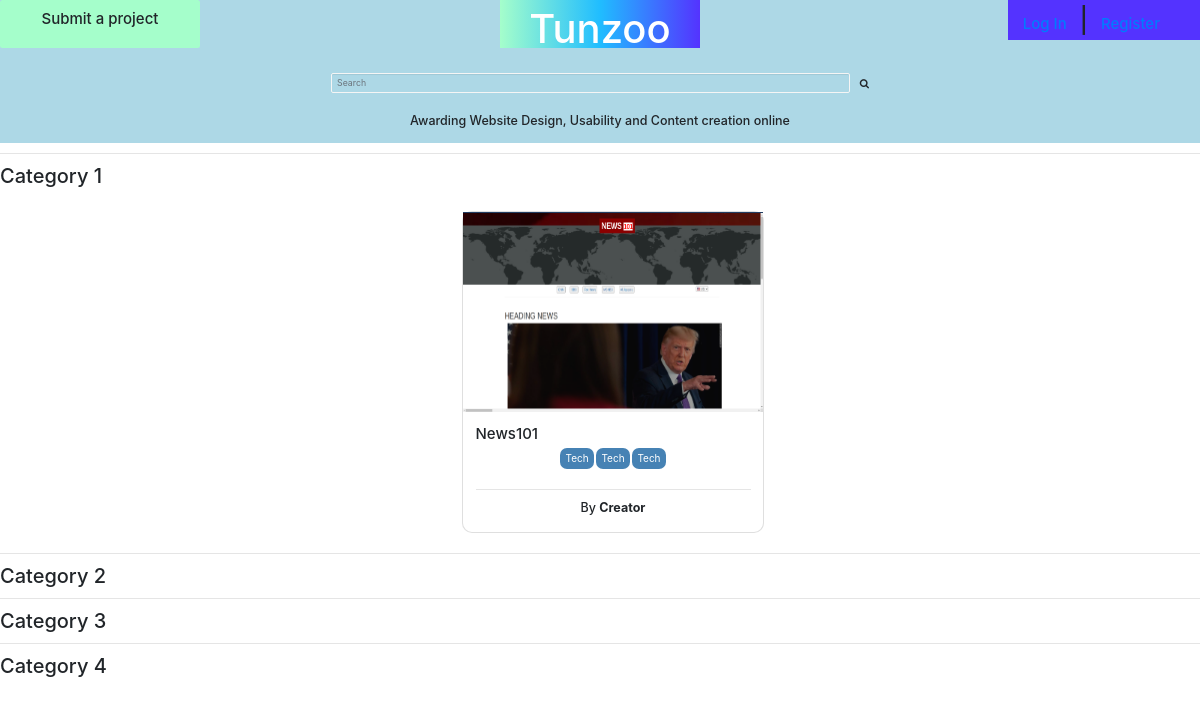
The page / on the database its author committed.
### projects/models.py (models this page shows, shortened)
class Post(models.Model):
    name = models.CharField(max_length = 60)
    url = models.CharField(max_length=120)
    description = models.TextField()
    screenshot = models.ImageField(upload_to = 'screenshot')
    techs = models.ManyToManyField(Techs, related_name='techs')
    @classmethod
    def get_posts(cls):
        posts = cls.objects.order_by('name')
        return posts

### projects/views.py (the view)
# urls.py: url(r'^$', views.home, name='home'),
def home(request):
    current_user = request.user
    posts = Post.get_posts()
    return render(request, 'index.html', {"current_user": current_user, "posts": posts })

### projects/templates/index.html (shortened to what this page needs)
{% extends 'base.html' %}
{% block content %}
    <hr>
    <h2>Category 1</h2>
        <div class="container-fluid">
            <ul style="text-align: center;">
                {% for post in posts %}
                <li class= "cat">
                    <div class="card" style="border-radius: 10px;">
                        <a href="{% url 'details' post.id %}" ><img src="{{post.screenshot.url}}" style="width:300px; height:200px;"></a>
                        <div class="card-body">
                            <h4 style="text-align: left;">{{post.name}}</h4>
                            <p style="display: inline-block; background-color: steelblue;color: white; padding: 3px 5px; border-radius: 7px;">Tech</p>
                            <p style="display: inline-block; background-color: steelblue;color: white; padding: 3px 5px; border-radius: 7px;">Tech</p>
                            <p style="display: inline-block; background-color: steelblue;color: white; padding: 3px 5px; border-radius: 7px;">Tech</p>
                            <hr>
                            <h5>By <strong>Creator</strong></h5>
                        </div>
                    </div>
                </li>
                {% endfor %}
            </ul>
        </div>
    <hr>
    <h2>Category 2</h2>
    <hr>
    <h2>Category 3</h2>
    <hr>
    <h2> Category 4</h2>
{% endblock %}

### projects/templates/index.html (style rules this page uses)
body { width: 100%; }
.cat { display: inline-block; padding-right: 14px; padding-top: 18px; }

### rows shown on the page
Post: screenshot (picture), name "News101"
